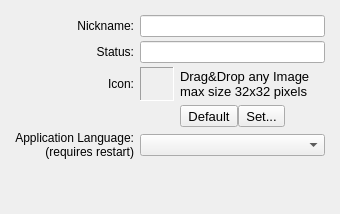
     <widget class="QWidget" name="tab_general" >
      <attribute name="title" >
       <string>General</string>
      </attribute>
      <layout class="QHBoxLayout" >
       <item>
        <layout class="QGridLayout" >
         <property name="leftMargin" >
          <number>4</number>
         </property>
         <property name="topMargin" >
          <number>4</number>
         </property>
         <property name="rightMargin" >
          <number>4</number>
         </property>
         <property name="bottomMargin" >
          <number>4</number>
         </property>
         <property name="horizontalSpacing" >
          <number>6</number>
         </property>
         <property name="verticalSpacing" >
          <number>4</number>
         </property>
         <item row="0" column="0" >
          <widget class="QLabel" name="label" >
           <property name="sizePolicy" >
            <sizepolicy vsizetype="Preferred" hsizetype="Preferred" >
             <horstretch>1</horstretch>
             <verstretch>0</verstretch>
            </sizepolicy>
           </property>
           <property name="text" >
            <string>Nickname:</string>
           </property>
           <property name="alignment" >
            <set>Qt::AlignRight|Qt::AlignTrailing|Qt::AlignVCenter</set>
           </property>
           <property name="buddy" >
            <cstring>fNickname</cstring>
           </property>
          </widget>
         </item>
         <item row="0" column="1" colspan="2" >
          <widget class="QLineEdit" name="fNickname" >
           <property name="sizePolicy" >
            <sizepolicy vsizetype="Fixed" hsizetype="Expanding" >
             <horstretch>4</horstretch>
             <verstretch>0</verstretch>
            </sizepolicy>
           </property>
          </widget>
         </item>
         <item row="1" column="0" >
          <widget class="QLabel" name="label_2" >
           <property name="sizePolicy" >
            <sizepolicy vsizetype="Preferred" hsizetype="Preferred" >
             <horstretch>1</horstretch>
             <verstretch>0</verstretch>
            </sizepolicy>
           </property>
           <property name="text" >
            <string>Status:</string>
           </property>
           <property name="alignment" >
            <set>Qt::AlignRight|Qt::AlignTrailing|Qt::AlignVCenter</set>
           </property>
           <property name="buddy" >
            <cstring>fStatus</cstring>
           </property>
          </widget>
         </item>
         <item row="1" column="1" colspan="2" >
          <widget class="QLineEdit" name="fStatus" >
           <property name="sizePolicy" >
            <sizepolicy vsizetype="Fixed" hsizetype="Expanding" >
             <horstretch>4</horstretch>
             <verstretch>0</verstretch>
            </sizepolicy>
           </property>
          </widget>
         </item>
         <item row="2" column="0" >
          <widget class="QLabel" name="label_3" >
           <property name="sizePolicy" >
            <sizepolicy vsizetype="Preferred" hsizetype="Preferred" >
             <horstretch>1</horstretch>
             <verstretch>0</verstretch>
            </sizepolicy>
           </property>
           <property name="text" >
            <string>Icon:</string>
           </property>
           <property name="alignment" >
            <set>Qt::AlignRight|Qt::AlignTrailing|Qt::AlignVCenter</set>
           </property>
          </widget>
         </item>
         <item row="2" column="1" >
          <widget class="QLabel" name="fIcon" >
           <property name="sizePolicy" >
            <sizepolicy vsizetype="Fixed" hsizetype="Fixed" >
             <horstretch>0</horstretch>
             <verstretch>0</verstretch>
            </sizepolicy>
           </property>
           <property name="minimumSize" >
            <size>
             <width>34</width>
             <height>34</height>
            </size>
           </property>
           <property name="maximumSize" >
            <size>
             <width>34</width>
             <height>34</height>
            </size>
           </property>
           <property name="frameShape" >
            <enum>QFrame::Panel</enum>
           </property>
           <property name="frameShadow" >
            <enum>QFrame::Sunken</enum>
           </property>
           <property name="text" >
            <string/>
           </property>
           <property name="pixmap" >
            <pixmap/>
           </property>
          </widget>
         </item>
         <item row="2" column="2" >
          <widget class="QLabel" name="label_7" >
           <property name="font" >
            <font>
             <pointsize>10</pointsize>
            </font>
           </property>
           <property name="text" >
            <string>Drag&amp;Drop any Image
max size 32x32 pixels</string>
           </property>
          </widget>
         </item>
         <item row="3" column="2" >
          <layout class="QHBoxLayout" >
           <item>
            <widget class="QToolButton" name="btnGeneralDefaultIcon" >
             <property name="font" >
              <font>
               <pointsize>10</pointsize>
              </font>
             </property>
             <property name="text" >
              <string>Default</string>
             </property>
            </widget>
           </item>
           <item>
            <widget class="QToolButton" name="btnGeneralSetIcon" >
             <property name="font" >
              <font>
               <pointsize>10</pointsize>
              </font>
             </property>
             <property name="text" >
              <string>Set...</string>
             </property>
            </widget>
           </item>
           <item>
            <spacer>
             <property name="orientation" >
              <enum>Qt::Horizontal</enum>
             </property>
             <property name="sizeHint" >
              <size>
               <width>40</width>
               <height>20</height>
              </size>
             </property>
            </spacer>
           </item>
          </layout>
         </item>
         <item row="4" column="1" colspan="2" >
          <widget class="QComboBox" name="fLanguage" />
         </item>
         <item row="4" column="0" >
          <widget class="QLabel" name="label_28" >
           <property name="text" >
            <string>Application Language:
(requires restart)</string>
           </property>
           <property name="alignment" >
            <set>Qt::AlignRight|Qt::AlignTrailing|Qt::AlignVCenter</set>
           </property>
          </widget>
         </item>
         <item row="5" column="1" >
          <spacer>
           <property name="orientation" >
            <enum>Qt::Vertical</enum>
           </property>
           <property name="sizeHint" >
            <size>
             <width>20</width>
             <height>40</height>
            </size>
           </property>
          </spacer>
         </item>
        </layout>
       </item>
      </layout>
     </widget>
